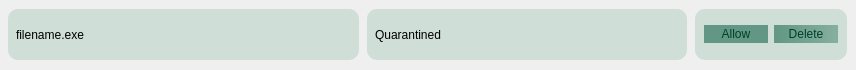
<?xml version="1.0" encoding="UTF-8"?>
<ui version="4.0">
 <class>fileResults</class>
 <widget class="QWidget" name="fileResults">
  <property name="geometry">
   <rect>
    <x>0</x>
    <y>0</y>
    <width>856</width>
    <height>70</height>
   </rect>
  </property>
  <property name="sizePolicy">
   <sizepolicy hsizetype="Expanding" vsizetype="Expanding">
    <horstretch>0</horstretch>
    <verstretch>0</verstretch>
   </sizepolicy>
  </property>
  <property name="minimumSize">
   <size>
    <width>856</width>
    <height>70</height>
   </size>
  </property>
  <property name="maximumSize">
   <size>
    <width>856</width>
    <height>70</height>
   </size>
  </property>
  <property name="windowTitle">
   <string>Form</string>
  </property>
  <layout class="QVBoxLayout" name="verticalLayout">
   <property name="spacing">
    <number>0</number>
   </property>
   <property name="leftMargin">
    <number>0</number>
   </property>
   <property name="topMargin">
    <number>0</number>
   </property>
   <property name="rightMargin">
    <number>0</number>
   </property>
   <property name="bottomMargin">
    <number>0</number>
   </property>
   <item>
    <layout class="QHBoxLayout" name="horizontalLayout_5">
     <property name="spacing">
      <number>0</number>
     </property>
     <item>
      <widget class="QLabel" name="fileName_2">
       <property name="minimumSize">
        <size>
         <width>351</width>
         <height>51</height>
        </size>
       </property>
       <property name="maximumSize">
        <size>
         <width>351</width>
         <height>51</height>
        </size>
       </property>
       <property name="styleSheet">
        <string notr="true">font: 12pt &quot;Alata&quot;;
padding: 2px 5px;
margin: 0;
background: none;
background-color: rgb(208, 222, 216);
border-top-left-radius: 10px;
border-top-right-radius: 10px;
border-bottom-right-radius: 10px;
border-bottom-left-radius: 10px</string>
       </property>
       <property name="text">
        <string>filename.exe</string>
       </property>
      </widget>
     </item>
     <item>
      <widget class="QLabel" name="fileStatus_2">
       <property name="minimumSize">
        <size>
         <width>320</width>
         <height>51</height>
        </size>
       </property>
       <property name="maximumSize">
        <size>
         <width>320</width>
         <height>51</height>
        </size>
       </property>
       <property name="styleSheet">
        <string notr="true">font: 12pt &quot;Alata&quot;;
padding: 2px 5px;
margin: 0;
background: none;
background-color: rgb(208, 222, 216);
border-top-left-radius: 10px;
border-top-right-radius: 10px;
border-bottom-right-radius: 10px;
border-bottom-left-radius: 10px</string>
       </property>
       <property name="text">
        <string>Quarantined</string>
       </property>
      </widget>
     </item>
     <item>
      <widget class="QWidget" name="fileActions" native="true">
       <property name="minimumSize">
        <size>
         <width>152</width>
         <height>51</height>
        </size>
       </property>
       <property name="maximumSize">
        <size>
         <width>152</width>
         <height>51</height>
        </size>
       </property>
       <property name="styleSheet">
        <string notr="true">font: 12pt &quot;Alata&quot;;
padding: 2px 5px;
margin: 0;
background: none;
background-color: rgb(208, 222, 216);
border-top-left-radius: 10px;
border-top-right-radius: 10px;
border-bottom-right-radius: 10px;
border-bottom-left-radius: 10px</string>
       </property>
       <layout class="QHBoxLayout" name="horizontalLayout">
        <item>
         <widget class="QPushButton" name="allowFileBtn">
          <property name="autoFillBackground">
           <bool>false</bool>
          </property>
          <property name="styleSheet">
           <string notr="true">QPushButton{
	font: 12pt &quot;Alata&quot;;
	color: rgb(0, 62, 41);
	padding: 2px 5px;
	margin: 0;
    border-top-left-radius: 10px;
	background-color: rgb(97, 151, 132);
	border-top-right-radius: 10px;
	}

QPushButton:hover {
background:rgba(75, 117, 102, 220)
	}</string>
          </property>
          <property name="text">
           <string>Allow</string>
          </property>
         </widget>
        </item>
        <item>
         <widget class="QPushButton" name="deleteFileBtn">
          <property name="styleSheet">
           <string notr="true">QPushButton {
	font: 12pt &quot;Alata&quot;;
	color: rgb(0, 62, 41);
	padding: 2px 5px;
	margin: 0;
    border-top-left-radius: 10px;
	background-color: qlineargradient(spread:pad, x1:1, y1:0, x2:0, y2:0, stop:0 rgba(97, 151, 132, 169), stop:1 rgba(97, 151, 132, 255));
	border-top-right-radius: 10px;
	}

QPushButton:hover {
background:rgba(75, 117, 102, 220)
	}</string>
          </property>
          <property name="text">
           <string>Delete</string>
          </property>
         </widget>
        </item>
       </layout>
      </widget>
     </item>
    </layout>
   </item>
  </layout>
 </widget>
 <resources/>
 <connections/>
</ui>
